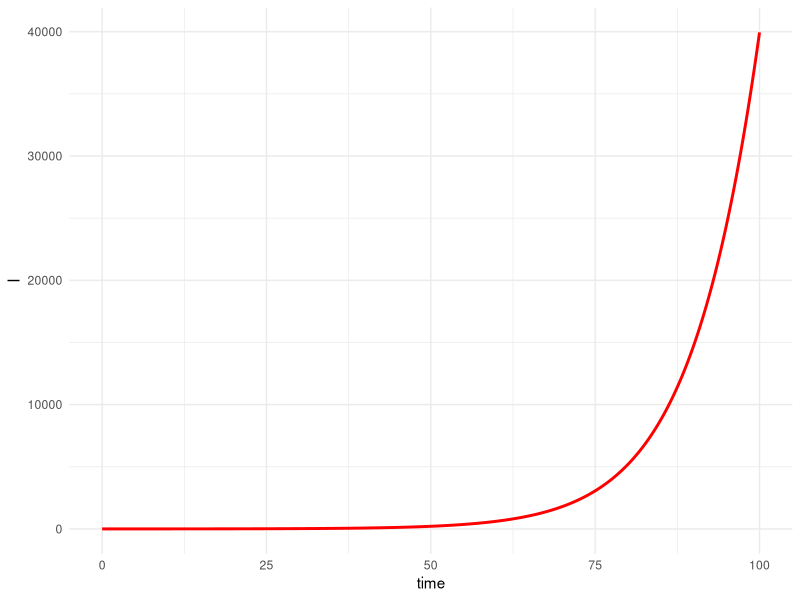
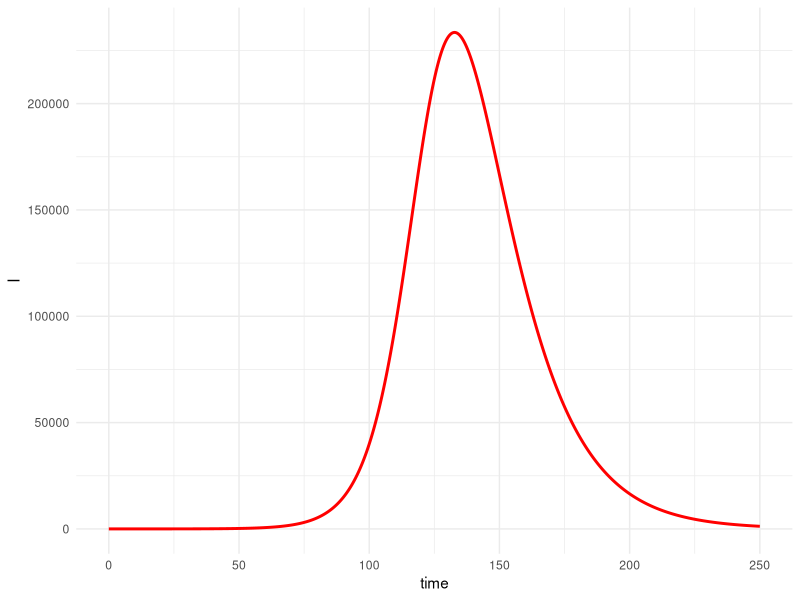
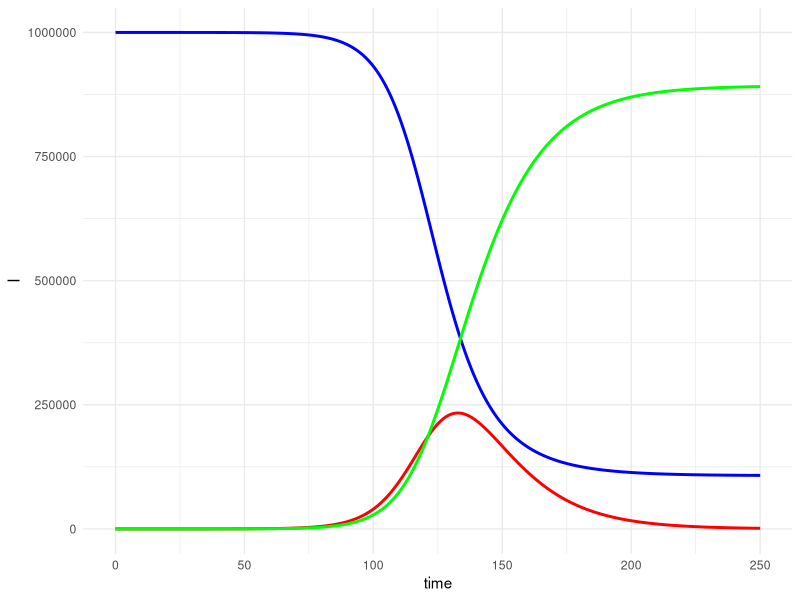

Source code (R) for these figures, in order:
## ---- chunk 1
library(tidyverse)
library(ggrepel)
library(deSolve)


theme_set(theme_minimal())
options(pillar.min_character_chars = 15)
## ---- chunk 2
# Population size 
N <- 1e6 
# Rate at which person stays in the infectious compartment (disease specific and tracing specific)
gamma <- 1/14
## ---- chunk 3
beta <- 2.5/N*gamma
beta
## ---- chunk 4
parameters <- c(gamma = gamma, beta = beta)
## ---- chunk 5
state <- c(S=999999, 
           I=1,
           R=0)
## ---- chunk 6
times <- seq(0, 100, by = 1/2^4)
## ---- chunk 7
SIRModel <- function(t, state, parameters){
  with(as.list(c(state, parameters)), {
    # put the DEs here
    dS <- -beta*S*I
    dI <- beta*S*I - gamma*I
    dR <- gamma*I
    
    # return the differential equation. This gets called by ode for step of the simulation 
    list(c(dS, dI, dR))
  }) # end the with statement
}
## ---- chunk 8
SIROut <- ode(y=state, times = times, func = SIRModel, parms = parameters)
head(SIROut)
ggplot(as.data.frame(SIROut), aes(x=time, y=I)) + geom_line(color="red", size=1)
## ---- chunk 9
times <- seq(0, 250, by = 1/2^4)
SIROut <- ode(y=state, times = times, func = SIRModel, parms = parameters)
head(SIROut)
ggplot(as.data.frame(SIROut), aes(x=time, y=I)) + geom_line(color="red", size=1)
## ---- chunk 10
times <- seq(0, 250, by = 1/2^4)
as.data.frame(SIROut) %>% ggplot() + geom_line(aes(x=time, y=I), color="red", size=1) + geom_line(aes(x=time, y=S), color="blue", size=1) + geom_line(aes(x=time, y=R), color="green", size=1)
## ---- chunk 11


## ---- chunk 12

## ---- chunk 13

## ---- chunk 14

## ---- chunk 15

## ---- chunk 16

## ---- chunk 17

## ---- chunk 18

## ---- chunk 19
